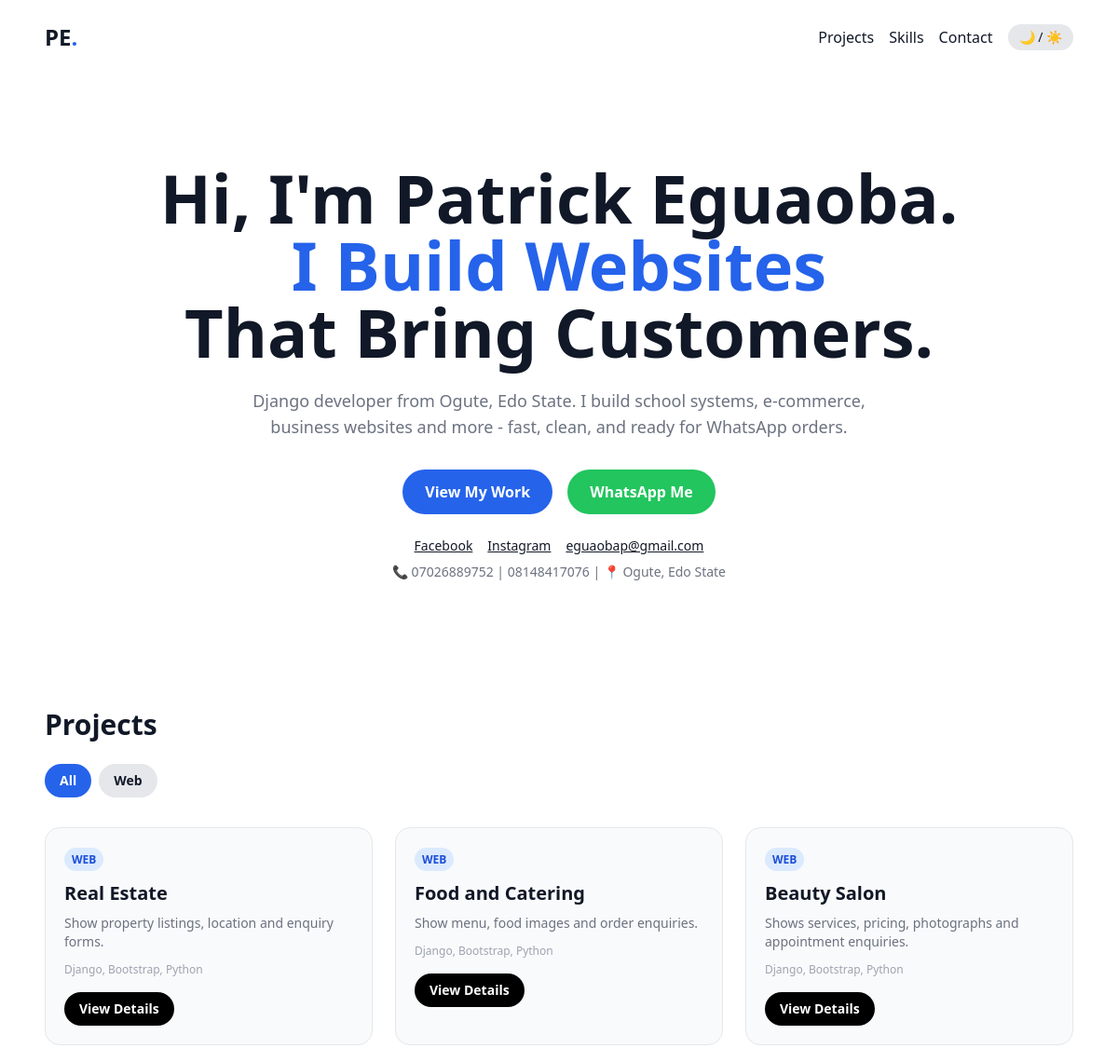
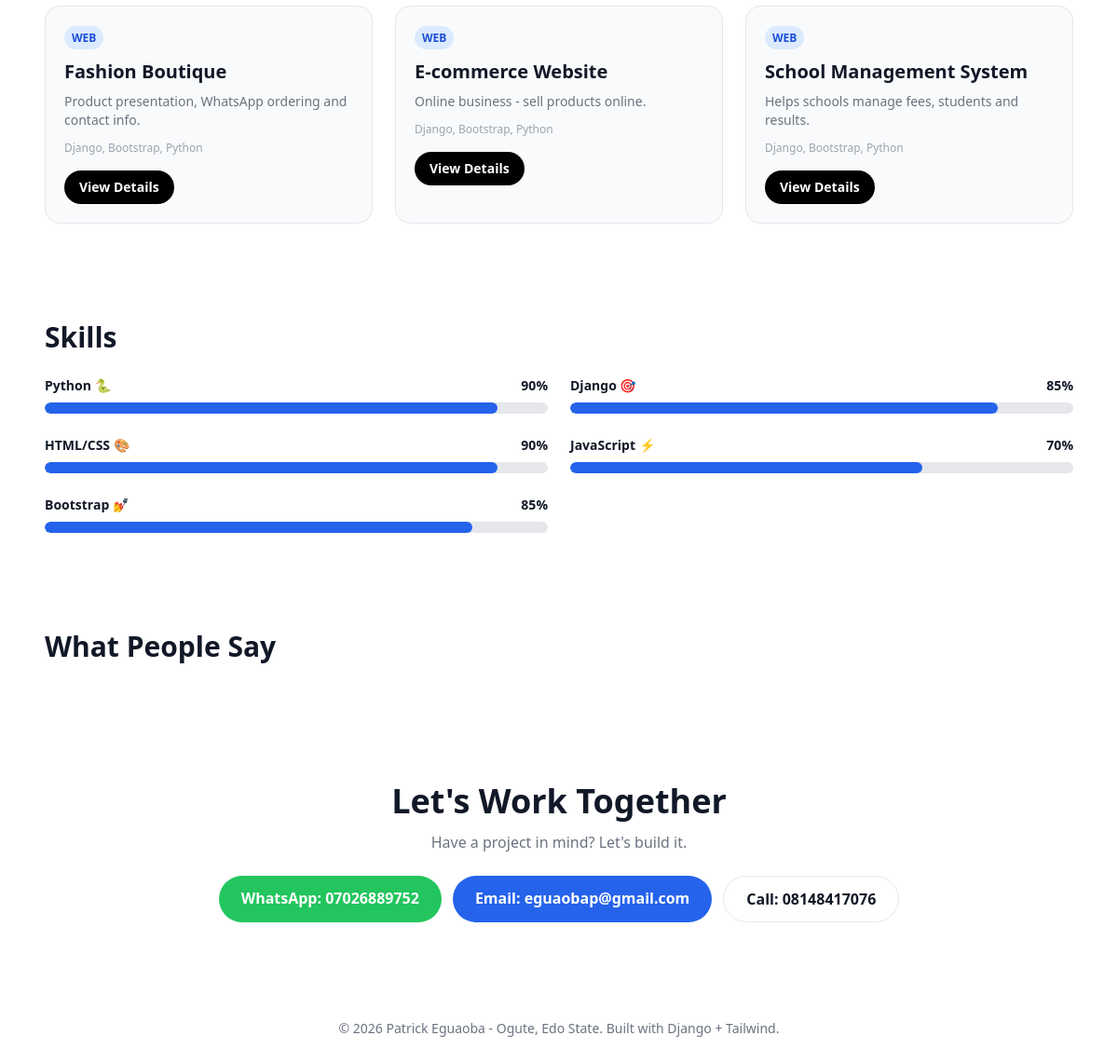
The page / on the database its author committed (2 pictures, top to bottom).
### projects/models.py (models this page shows, shortened)
class Project(models.Model):
    CATEGORY_CHOICES = [
        ('web', 'Web App'),
        ('mobile', 'Mobile App'),
        ('design', 'Design'),
        ('other', 'Other'),
    ]
    title = models.CharField(max_length=200)
    slug = models.SlugField(unique=True)
    short_description = models.CharField(max_length=300)
    description = models.TextField()
    image = models.ImageField(upload_to='projects/')
    demo_link = models.URLField(blank=True, null=True)
    github_link = models.URLField(blank=True, null=True)
    category = models.CharField(max_length=20, choices=CATEGORY_CHOICES, default='web')
    tags = models.CharField(max_length=300, help_text="Comma separated, e.g. Django, React, Tailwind")
    featured = models.BooleanField(default=False)
    created_at = models.DateTimeField(auto_now_add=True)

class Skill(models.Model):
    name = models.CharField(max_length=100)
    level = models.IntegerField(help_text="0 to 100")
    icon = models.CharField(max_length=100, blank=True, help_text="e.g. fa-python or emoji")

### projects/views.py (the view, shortened to what this page needs)
# urls.py: path('', home, name='home'),
def home(request):
    projects = Project.objects.all().order_by('-created_at')
    skills = Skill.objects.all()
    testimonials = Testimonial.objects.all()
    categories = Project.objects.values_list('category', flat=True).distinct()
    return render(request, 'home.html', {
        'projects': projects,
        'skills': skills,
        'testimonials': testimonials,
        'categories': categories,
    })

### projects/templates/home.html (shortened to what this page needs)
{% extends 'base.html' %}
{% block content %}
<section class="max-w-6xl mx-auto px-6 py-16 md:py-24 text-center">
    <h1 class="text-5xl md:text-7xl font-black leading-tight">Hi, I'm Patrick Eguaoba.<br><span class="text-blue-600">I Build Websites</span><br>That Bring Customers.</h1>
    <p class="mt-6 text-lg text-gray-500 max-w-2xl mx-auto">Django developer from Ogute, Edo State. I build school systems, e-commerce, business websites and more - fast, clean, and ready for WhatsApp orders.</p>
    <div class="mt-8 flex justify-center gap-4 flex-wrap">
        <a href="#projects" class="bg-blue-600 text-white px-6 py-3 rounded-full font-bold">View My Work</a>
        <a href="https://wa.me/2347026889752" target="_blank" class="bg-green-500 text-white px-6 py-3 rounded-full font-bold">WhatsApp Me</a>
    </div>
    <div class="mt-6 flex justify-center gap-4 text-sm">
        <a href="https://facebook.com/patrick.eguaoba.54" target="_blank" class="underline">Facebook</a>
        <a href="https://instagram.com/patrick_eguaoba" target="_blank" class="underline">Instagram</a>
        <a href="mailto:eguaobap@gmail.com" class="underline">eguaobap@gmail.com</a>
    </div>
    <p class="mt-2 text-sm text-gray-500">📞 07026889752 | 08148417076 | 📍 Ogute, Edo State</p>
</section>
<section id="projects" class="max-w-6xl mx-auto px-6 py-10">
    <h2 class="text-3xl font-black mb-6">Projects</h2>
    <div class="flex flex-wrap gap-2 mb-8">
        <button @click="filter='all'" :class="filter=='all' ? 'bg-blue-600 text-white' : 'bg-gray-200 dark:bg-gray-800'" class="px-4 py-2 rounded-full text-sm font-bold">All</button>
        {% for cat in categories %}
        <button @click="filter='{{ cat }}'" :class="filter=='{{ cat }}' ? 'bg-blue-600 text-white' : 'bg-gray-200 dark:bg-gray-800'" class="px-4 py-2 rounded-full text-sm font-bold capitalize">{{ cat }}</button>
        {% endfor %}
    </div>
    <div class="grid md:grid-cols-2 lg:grid-cols-3 gap-6">
        {% for p in projects %}
        <div class="project-card bg-gray-50 dark:bg-gray-900 rounded-2xl overflow-hidden border dark:border-gray-800" x-show="filter=='all' || filter=='{{ p.category }}'" x-transition>
            <div class="p-5">
                <span class="text-xs bg-blue-100 text-blue-700 px-2 py-1 rounded-full font-bold uppercase">{{ p.category }}</span>
                <h3 class="text-xl font-bold mt-3">{{ p.title }}</h3>
                <p class="text-gray-500 text-sm mt-2">{{ p.short_description }}</p>
                <p class="text-xs mt-3 text-gray-400">{{ p.tags }}</p>
                <div class="flex gap-3 mt-4">
                    <button @click="modal = {{ forloop.counter }}" class="bg-black dark:bg-white dark:text-black text-white px-4 py-2 rounded-full text-sm font-bold">View Details</button>
                </div>
            </div>
        </div>
        {% empty %}
        <p>No projects yet. Add one in admin.</p>
        {% endfor %}
    </div>
</section>
<section id="skills" class="max-w-6xl mx-auto px-6 py-16">
    <h2 class="text-3xl font-black mb-6">Skills</h2>
    <div class="grid md:grid-cols-2 gap-6">
        {% for s in skills %}
        <div>
            <div class="flex justify-between text-sm font-bold"><span>{{ s.name }} {{ s.icon }}</span><span>{{ s.level }}%</span></div>
            <div class="h-3 bg-gray-200 dark:bg-gray-800 rounded-full mt-2 overflow-hidden">
                <div class="h-full bg-blue-600 rounded-full" style="width: {{ s.level }}%"></div>
            </div>
        </div>
        {% endfor %}
    </div>
</section>
<section class="max-w-6xl mx-auto px-6 py-10">
    <h2 class="text-3xl font-black mb-6">What People Say</h2>
</section>
<section id="contact" class="max-w-6xl mx-auto px-6 py-16">
    <h2 class="text-4xl font-black text-center">Let's Work Together</h2>
    <p class="text-gray-500 mt-3 text-center">Have a project in mind? Let's build it.</p>
    <div class="flex justify-center gap-3 mt-6 flex-wrap">
        <a href="https://wa.me/2347026889752?text=Hello%20Patrick,%20I%20want%20a%20website" target="_blank" class="bg-green-500 text-white px-6 py-3 rounded-full font-bold">WhatsApp: 07026889752</a>
        <a href="mailto:eguaobap@gmail.com" class="bg-blue-600 text-white px-6 py-3 rounded-full font-bold">Email: eguaobap@gmail.com</a>
        <a href="tel:08148417076" class="border px-6 py-3 rounded-full font-bold">Call: 08148417076</a>
    </div>
</section>
{% endblock %}

### projects/templates/base.html (shortened to what this page needs)
<!DOCTYPE html>
<html lang="en" class="scroll-smooth">
<head>
    <script src="https://cdn.tailwindcss.com"></script>
</head>
<body class="bg-white dark:bg-gray-950 text-gray-900 dark:text-white transition" x-data="{ dark: false, filter: 'all', modal: null }" :class="dark ? 'dark' : ''">
    <nav class="max-w-6xl mx-auto flex justify-between items-center p-6">
        <a href="/" class="text-2xl font-black">PE<span class="text-blue-600">.</span></a>
        <div class="flex gap-4 items-center">
            <a href="#projects" class="hidden md:block">Projects</a>
            <a href="#skills" class="hidden md:block">Skills</a>
            <a href="#contact" class="hidden md:block">Contact</a>
            <button @click="dark = !dark; document.documentElement.classList.toggle('dark')" class="bg-gray-200 dark:bg-gray-800 px-3 py-1 rounded-full text-sm">🌙 / ☀️</button>
        </div>
    </nav>
    {% block content %}{% endblock %}
    <footer class="text-center py-10 text-gray-500 text-sm">© 2026 Patrick Eguaoba - Ogute, Edo State. Built with Django + Tailwind.</footer>
</body>
</html>

### projects/templates/base.html (style rules this page uses)
.project-card { transition: all 0.3s ease; }

### rows shown on the page
Project: category "WEB", title "Real Estate", short_description "Show property listings, location and enquiry forms.", tags "Django, Bootstrap, Python"
Project: category "WEB", title "Food and Catering", short_description "Show menu, food images and order enquiries.", tags "Django, Bootstrap, Python"
Project: category "WEB", title "Beauty Salon", short_description "Shows services, pricing, photographs and appointment enquiries.", tags "Django, Bootstrap, Python"
Project: category "WEB", title "Fashion Boutique", short_description "Product presentation, WhatsApp ordering and contact info.", tags "Django, Bootstrap, Python"
Project: category "WEB", title "E-commerce Website", short_description "Online business - sell products online.", tags "Django, Bootstrap, Python"
Project: category "WEB", title "School Management System", short_description "Helps schools manage fees, students and results.", tags "Django, Bootstrap, Python"
Skill: name "Python", icon "🐍", level "90"
Skill: name "Django", icon "🎯", level "85"
Skill: name "HTML/CSS", icon "🎨", level "90"
Skill: name "JavaScript", icon "⚡", level "70"
Skill: name "Bootstrap", icon "💅", level "85"

### other values the page prints
{{ cat }} "Web"
